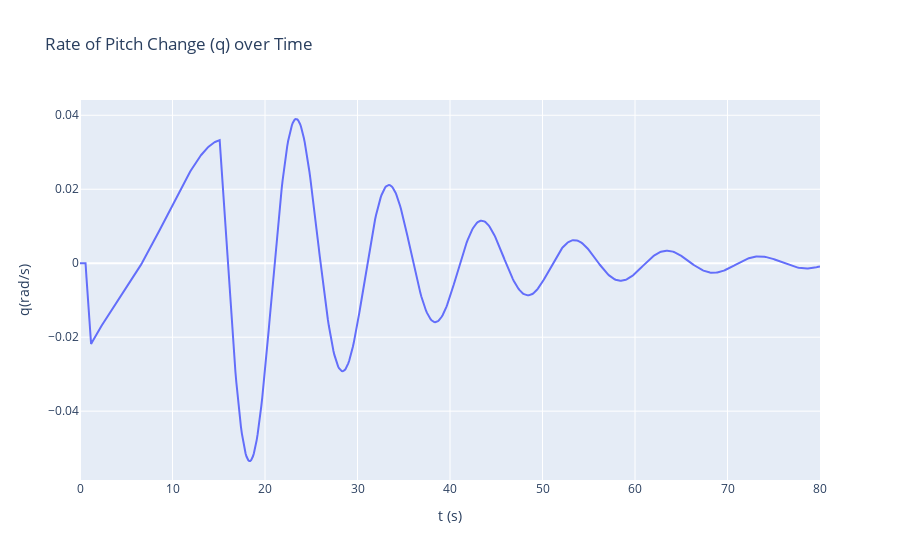

Source (notebook cell):
### Code cell
fig = go.Figure()
fig.add_trace(go.Scatter(x=t, y=q, mode='lines', name='q(rad/s)'))
fig.update_layout(title='Rate of Pitch Change (q) over Time',
                  xaxis_title='t (s)',
                  yaxis_title='q(rad/s)')
fig.show()

### Figure 1 — Plotly figure (JSON) as saved in the notebook; plotly's stock layout.template omitted (floating-point values rounded to 4 significant figures; data arrays with more than 128 entries replaced by an {"elided": "..."} marker saying what was removed)
{"data": [{"mode": "lines", "name": "q(rad/s)", "type": "scatter", "x": {"elided": "801 float values"}, "y": {"elided": "801 float values"}}], "layout": {"title": {"text": "Rate of Pitch Change (q) over Time"}, "xaxis": {"title": {"text": "t (s)"}}, "yaxis": {"title": {"text": "q(rad/s)"}}}}
